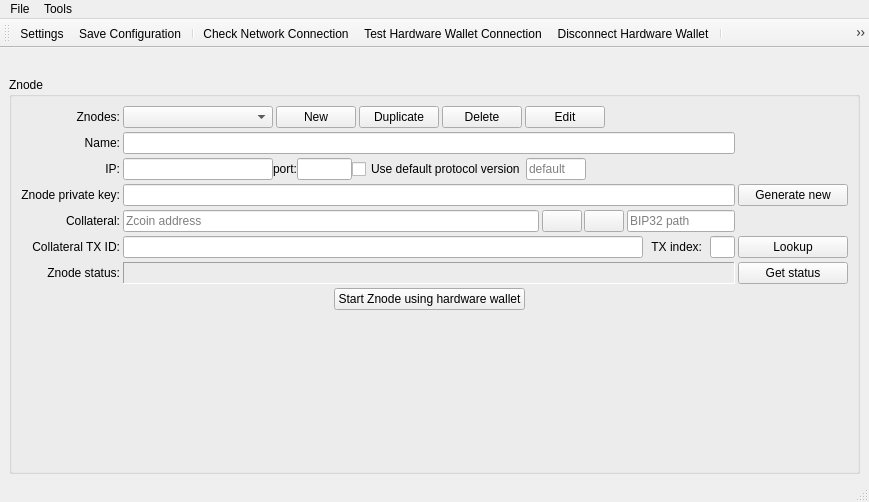
<?xml version="1.0" encoding="UTF-8"?>
<ui version="4.0">
 <class>MainWindow</class>
 <widget class="QMainWindow" name="MainWindow">
  <property name="geometry">
   <rect>
    <x>0</x>
    <y>0</y>
    <width>869</width>
    <height>502</height>
   </rect>
  </property>
  <property name="sizePolicy">
   <sizepolicy hsizetype="Preferred" vsizetype="Preferred">
    <horstretch>0</horstretch>
    <verstretch>1</verstretch>
   </sizepolicy>
  </property>
  <property name="windowTitle">
   <string>MainWindow</string>
  </property>
  <widget class="QWidget" name="centralwidget">
   <layout class="QVBoxLayout" name="verticalLayout">
    <property name="bottomMargin">
     <number>6</number>
    </property>
    <item>
     <layout class="QHBoxLayout" name="layMessage" stretch="0">
      <property name="spacing">
       <number>0</number>
      </property>
      <property name="leftMargin">
       <number>0</number>
      </property>
      <property name="bottomMargin">
       <number>0</number>
      </property>
      <item>
       <widget class="QLabel" name="lblMessage">
        <property name="sizePolicy">
         <sizepolicy hsizetype="Minimum" vsizetype="Preferred">
          <horstretch>0</horstretch>
          <verstretch>0</verstretch>
         </sizepolicy>
        </property>
        <property name="text">
         <string/>
        </property>
        <property name="wordWrap">
         <bool>true</bool>
        </property>
        <property name="margin">
         <number>0</number>
        </property>
        <property name="openExternalLinks">
         <bool>true</bool>
        </property>
       </widget>
      </item>
     </layout>
    </item>
    <item>
     <widget class="QGroupBox" name="groupBox_3">
      <property name="sizePolicy">
       <sizepolicy hsizetype="Expanding" vsizetype="Expanding">
        <horstretch>1</horstretch>
        <verstretch>1</verstretch>
       </sizepolicy>
      </property>
      <property name="title">
       <string>Znode</string>
      </property>
      <layout class="QHBoxLayout" name="horizontalLayout">
       <item>
        <layout class="QGridLayout" name="gridLayout_2">
         <property name="horizontalSpacing">
          <number>3</number>
         </property>
         <property name="verticalSpacing">
          <number>4</number>
         </property>
         <item row="0" column="1">
          <layout class="QHBoxLayout" name="horizontalLayout_4" stretch="3,0,0,0,0,0">
           <property name="spacing">
            <number>3</number>
           </property>
           <item>
            <widget class="QComboBox" name="cboMasternodes">
             <property name="sizePolicy">
              <sizepolicy hsizetype="MinimumExpanding" vsizetype="Fixed">
               <horstretch>0</horstretch>
               <verstretch>0</verstretch>
              </sizepolicy>
             </property>
             <property name="minimumSize">
              <size>
               <width>140</width>
               <height>0</height>
              </size>
             </property>
             <property name="maximumSize">
              <size>
               <width>150</width>
               <height>16777215</height>
              </size>
             </property>
             <property name="toolTip">
              <string>List of configured Znodes</string>
             </property>
             <property name="editable">
              <bool>false</bool>
             </property>
            </widget>
           </item>
           <item>
            <widget class="QPushButton" name="btnNewMn">
             <property name="sizePolicy">
              <sizepolicy hsizetype="Minimum" vsizetype="Fixed">
               <horstretch>0</horstretch>
               <verstretch>0</verstretch>
              </sizepolicy>
             </property>
             <property name="maximumSize">
              <size>
               <width>100</width>
               <height>16777215</height>
              </size>
             </property>
             <property name="toolTip">
              <string>Create a new Znode configuration</string>
             </property>
             <property name="text">
              <string>New</string>
             </property>
            </widget>
           </item>
           <item>
            <widget class="QPushButton" name="btnDuplicateMn">
             <property name="sizePolicy">
              <sizepolicy hsizetype="Minimum" vsizetype="Fixed">
               <horstretch>0</horstretch>
               <verstretch>0</verstretch>
              </sizepolicy>
             </property>
             <property name="toolTip">
              <string>Duplicate Znode entry</string>
             </property>
             <property name="text">
              <string>Duplicate</string>
             </property>
            </widget>
           </item>
           <item>
            <widget class="QPushButton" name="btnDeleteMn">
             <property name="sizePolicy">
              <sizepolicy hsizetype="Minimum" vsizetype="Fixed">
               <horstretch>0</horstretch>
               <verstretch>0</verstretch>
              </sizepolicy>
             </property>
             <property name="toolTip">
              <string>Delete current Znode configuration</string>
             </property>
             <property name="text">
              <string>Delete</string>
             </property>
            </widget>
           </item>
           <item>
            <widget class="QPushButton" name="btnEditMn">
             <property name="sizePolicy">
              <sizepolicy hsizetype="Minimum" vsizetype="Fixed">
               <horstretch>0</horstretch>
               <verstretch>0</verstretch>
              </sizepolicy>
             </property>
             <property name="maximumSize">
              <size>
               <width>100</width>
               <height>16777215</height>
              </size>
             </property>
             <property name="toolTip">
              <string>Enable editing</string>
             </property>
             <property name="text">
              <string>Edit</string>
             </property>
            </widget>
           </item>
           <item>
            <spacer name="horizontalSpacer">
             <property name="orientation">
              <enum>Qt::Horizontal</enum>
             </property>
             <property name="sizeHint" stdset="0">
              <size>
               <width>40</width>
               <height>20</height>
              </size>
             </property>
            </spacer>
           </item>
          </layout>
         </item>
         <item row="2" column="1">
          <layout class="QHBoxLayout" name="horizontalLayout_3">
           <item>
            <widget class="QLineEdit" name="edtMnIp">
             <property name="sizePolicy">
              <sizepolicy hsizetype="Expanding" vsizetype="Maximum">
               <horstretch>0</horstretch>
               <verstretch>0</verstretch>
              </sizepolicy>
             </property>
             <property name="minimumSize">
              <size>
               <width>0</width>
               <height>0</height>
              </size>
             </property>
             <property name="maximumSize">
              <size>
               <width>150</width>
               <height>16777215</height>
              </size>
             </property>
             <property name="toolTip">
              <string>The Znode's IP address for incoming communication with other nodes</string>
             </property>
            </widget>
           </item>
           <item>
            <widget class="QLabel" name="label_11">
             <property name="text">
              <string>port:</string>
             </property>
            </widget>
           </item>
           <item>
            <widget class="QLineEdit" name="edtMnPort">
             <property name="sizePolicy">
              <sizepolicy hsizetype="Fixed" vsizetype="Maximum">
               <horstretch>0</horstretch>
               <verstretch>0</verstretch>
              </sizepolicy>
             </property>
             <property name="minimumSize">
              <size>
               <width>0</width>
               <height>0</height>
              </size>
             </property>
             <property name="maximumSize">
              <size>
               <width>55</width>
               <height>16777215</height>
              </size>
             </property>
             <property name="toolTip">
              <string>The Znode's TCP port number for incoming communication with other nodes</string>
             </property>
            </widget>
           </item>
           <item>
            <widget class="QCheckBox" name="chbUseDefaultProtocolVersion">
             <property name="toolTip">
              <string>Use the protocol version number (from the RPC node) when starting Znode</string>
             </property>
             <property name="text">
              <string>Use default protocol version</string>
             </property>
            </widget>
           </item>
           <item>
            <widget class="QLineEdit" name="edtMnProtocolVersion">
             <property name="maximumSize">
              <size>
               <width>60</width>
               <height>16777215</height>
              </size>
             </property>
             <property name="toolTip">
              <string>Enter the protocol version number to be sent at Znode start time</string>
             </property>
             <property name="statusTip">
              <string/>
             </property>
             <property name="inputMask">
              <string>00009</string>
             </property>
             <property name="placeholderText">
              <string>default</string>
             </property>
            </widget>
           </item>
           <item>
            <spacer name="horizontalSpacer_2">
             <property name="orientation">
              <enum>Qt::Horizontal</enum>
             </property>
             <property name="sizeHint" stdset="0">
              <size>
               <width>40</width>
               <height>20</height>
              </size>
             </property>
            </spacer>
           </item>
          </layout>
         </item>
         <item row="5" column="1">
          <layout class="QHBoxLayout" name="horizontalLayout_7">
           <property name="spacing">
            <number>8</number>
           </property>
           <item>
            <widget class="QLineEdit" name="edtMnCollateralTx">
             <property name="sizePolicy">
              <sizepolicy hsizetype="Expanding" vsizetype="Maximum">
               <horstretch>0</horstretch>
               <verstretch>0</verstretch>
              </sizepolicy>
             </property>
             <property name="minimumSize">
              <size>
               <width>300</width>
               <height>0</height>
              </size>
             </property>
             <property name="maximumSize">
              <size>
               <width>16777215</width>
               <height>16777215</height>
              </size>
             </property>
             <property name="toolTip">
              <string>The collateral transaction hash from the 1000 XZC deposit</string>
             </property>
             <property name="text">
              <string/>
             </property>
            </widget>
           </item>
           <item>
            <widget class="QLabel" name="label_7">
             <property name="text">
              <string>TX index:</string>
             </property>
             <property name="alignment">
              <set>Qt::AlignRight|Qt::AlignTrailing|Qt::AlignVCenter</set>
             </property>
            </widget>
           </item>
           <item>
            <widget class="QLineEdit" name="edtMnCollateralTxIndex">
             <property name="maximumSize">
              <size>
               <width>25</width>
               <height>16777215</height>
              </size>
             </property>
             <property name="toolTip">
              <string>The collateral transaction's (unspent) output index with the 1000 XZC deposit (usally 0)</string>
             </property>
            </widget>
           </item>
          </layout>
         </item>
         <item row="4" column="1">
          <layout class="QHBoxLayout" name="layCollateral" stretch="1,0,0">
           <property name="spacing">
            <number>0</number>
           </property>
           <property name="topMargin">
            <number>0</number>
           </property>
           <property name="bottomMargin">
            <number>0</number>
           </property>
           <item>
            <widget class="QLineEdit" name="edtMnCollateralAddress">
             <property name="sizePolicy">
              <sizepolicy hsizetype="Expanding" vsizetype="Fixed">
               <horstretch>0</horstretch>
               <verstretch>0</verstretch>
              </sizepolicy>
             </property>
             <property name="minimumSize">
              <size>
               <width>0</width>
               <height>0</height>
              </size>
             </property>
             <property name="maximumSize">
              <size>
               <width>16777215</width>
               <height>16777215</height>
              </size>
             </property>
             <property name="toolTip">
              <string>Zcoin address of the 1000 XZC collateral, coverted from BIP32 path with hardware wallet.</string>
             </property>
             <property name="readOnly">
              <bool>false</bool>
             </property>
             <property name="placeholderText">
              <string>Zcoin address</string>
             </property>
            </widget>
           </item>
           <item>
            <layout class="QHBoxLayout" name="horizontalLayout_2" stretch="0,0">
             <property name="spacing">
              <number>2</number>
             </property>
             <property name="sizeConstraint">
              <enum>QLayout::SetDefaultConstraint</enum>
             </property>
             <property name="leftMargin">
              <number>3</number>
             </property>
             <property name="rightMargin">
              <number>3</number>
             </property>
             <item>
              <widget class="QPushButton" name="btnHwAddressToBip32">
               <property name="sizePolicy">
                <sizepolicy hsizetype="Preferred" vsizetype="Fixed">
                 <horstretch>0</horstretch>
                 <verstretch>0</verstretch>
                </sizepolicy>
               </property>
               <property name="minimumSize">
                <size>
                 <width>30</width>
                 <height>0</height>
                </size>
               </property>
               <property name="maximumSize">
                <size>
                 <width>10000</width>
                 <height>1000000</height>
                </size>
               </property>
               <property name="toolTip">
                <string>Convert Zcoin address to BIP32 path using hardware wallet</string>
               </property>
               <property name="text">
                <string/>
               </property>
               <property name="iconSize">
                <size>
                 <width>16</width>
                 <height>16</height>
                </size>
               </property>
              </widget>
             </item>
             <item>
              <widget class="QPushButton" name="btnHwBip32ToAddress">
               <property name="sizePolicy">
                <sizepolicy hsizetype="Preferred" vsizetype="Preferred">
                 <horstretch>0</horstretch>
                 <verstretch>0</verstretch>
                </sizepolicy>
               </property>
               <property name="minimumSize">
                <size>
                 <width>30</width>
                 <height>0</height>
                </size>
               </property>
               <property name="maximumSize">
                <size>
                 <width>10000000</width>
                 <height>10000000</height>
                </size>
               </property>
               <property name="toolTip">
                <string>Convert BIP32 path to Zcoin address using hardware wallet</string>
               </property>
               <property name="text">
                <string/>
               </property>
               <property name="iconSize">
                <size>
                 <width>16</width>
                 <height>16</height>
                </size>
               </property>
              </widget>
             </item>
            </layout>
           </item>
           <item alignment="Qt::AlignVCenter">
            <widget class="QLineEdit" name="edtMnCollateralBip32Path">
             <property name="sizePolicy">
              <sizepolicy hsizetype="Expanding" vsizetype="Fixed">
               <horstretch>0</horstretch>
               <verstretch>0</verstretch>
              </sizepolicy>
             </property>
             <property name="minimumSize">
              <size>
               <width>0</width>
               <height>0</height>
              </size>
             </property>
             <property name="maximumSize">
              <size>
               <width>16777215</width>
               <height>16777215</height>
              </size>
             </property>
             <property name="toolTip">
              <string>BIP32 path of the 1000 XZC collateral (e.g. 44'/5'/0'/0/0)</string>
             </property>
             <property name="placeholderText">
              <string>BIP32 path</string>
             </property>
            </widget>
           </item>
          </layout>
         </item>
         <item row="4" column="0">
          <widget class="QLabel" name="label_4">
           <property name="text">
            <string>Collateral:</string>
           </property>
           <property name="alignment">
            <set>Qt::AlignRight|Qt::AlignTrailing|Qt::AlignVCenter</set>
           </property>
          </widget>
         </item>
         <item row="3" column="0">
          <widget class="QLabel" name="label_9">
           <property name="text">
            <string>Znode private key:</string>
           </property>
           <property name="alignment">
            <set>Qt::AlignRight|Qt::AlignTrailing|Qt::AlignVCenter</set>
           </property>
          </widget>
         </item>
         <item row="6" column="0">
          <widget class="QLabel" name="label_8">
           <property name="text">
            <string>Znode status:</string>
           </property>
           <property name="alignment">
            <set>Qt::AlignRight|Qt::AlignTrailing|Qt::AlignVCenter</set>
           </property>
          </widget>
         </item>
         <item row="1" column="0">
          <widget class="QLabel" name="label_12">
           <property name="text">
            <string>Name:</string>
           </property>
           <property name="alignment">
            <set>Qt::AlignRight|Qt::AlignTrailing|Qt::AlignVCenter</set>
           </property>
          </widget>
         </item>
         <item row="1" column="1">
          <widget class="QLineEdit" name="edtMnName">
           <property name="sizePolicy">
            <sizepolicy hsizetype="Expanding" vsizetype="Maximum">
             <horstretch>0</horstretch>
             <verstretch>0</verstretch>
            </sizepolicy>
           </property>
           <property name="minimumSize">
            <size>
             <width>0</width>
             <height>0</height>
            </size>
           </property>
           <property name="maximumSize">
            <size>
             <width>16777215</width>
             <height>16777215</height>
            </size>
           </property>
           <property name="toolTip">
            <string>The Znode's configuration name</string>
           </property>
          </widget>
         </item>
         <item row="5" column="0">
          <widget class="QLabel" name="label_6">
           <property name="text">
            <string>Collateral TX ID:</string>
           </property>
           <property name="alignment">
            <set>Qt::AlignRight|Qt::AlignTrailing|Qt::AlignVCenter</set>
           </property>
          </widget>
         </item>
         <item row="3" column="3">
          <widget class="QPushButton" name="btnGenerateMNPrivateKey">
           <property name="sizePolicy">
            <sizepolicy hsizetype="Maximum" vsizetype="Fixed">
             <horstretch>0</horstretch>
             <verstretch>0</verstretch>
            </sizepolicy>
           </property>
           <property name="minimumSize">
            <size>
             <width>110</width>
             <height>0</height>
            </size>
           </property>
           <property name="maximumSize">
            <size>
             <width>400</width>
             <height>16777215</height>
            </size>
           </property>
           <property name="toolTip">
            <string>Generate a new private key</string>
           </property>
           <property name="text">
            <string>Generate new</string>
           </property>
          </widget>
         </item>
         <item row="0" column="0">
          <widget class="QLabel" name="label_5">
           <property name="text">
            <string>Znodes:</string>
           </property>
           <property name="alignment">
            <set>Qt::AlignRight|Qt::AlignTrailing|Qt::AlignVCenter</set>
           </property>
          </widget>
         </item>
         <item row="2" column="0">
          <widget class="QLabel" name="label_10">
           <property name="text">
            <string>IP:</string>
           </property>
           <property name="alignment">
            <set>Qt::AlignRight|Qt::AlignTrailing|Qt::AlignVCenter</set>
           </property>
          </widget>
         </item>
         <item row="7" column="0">
          <spacer name="verticalSpacer">
           <property name="orientation">
            <enum>Qt::Vertical</enum>
           </property>
           <property name="sizeType">
            <enum>QSizePolicy::Expanding</enum>
           </property>
           <property name="sizeHint" stdset="0">
            <size>
             <width>20</width>
             <height>20</height>
            </size>
           </property>
          </spacer>
         </item>
         <item row="3" column="1">
          <widget class="QLineEdit" name="edtMnPrivateKey">
           <property name="sizePolicy">
            <sizepolicy hsizetype="Expanding" vsizetype="Maximum">
             <horstretch>0</horstretch>
             <verstretch>0</verstretch>
            </sizepolicy>
           </property>
           <property name="minimumSize">
            <size>
             <width>0</width>
             <height>0</height>
            </size>
           </property>
           <property name="maximumSize">
            <size>
             <width>16777215</width>
             <height>16777215</height>
            </size>
           </property>
           <property name="toolTip">
            <string>Znode's private key. Use your own or click the button &lt;Generate new&gt; to create a new and random private key with the use of 'bitcoin' library.</string>
           </property>
          </widget>
         </item>
         <item row="6" column="3">
          <widget class="QPushButton" name="btnRefreshMnStatus">
           <property name="toolTip">
            <string>Get Znode's status</string>
           </property>
           <property name="text">
            <string>Get status</string>
           </property>
          </widget>
         </item>
         <item row="7" column="1">
          <layout class="QVBoxLayout" name="verticalLayout_3">
           <item>
            <layout class="QHBoxLayout" name="horizontalLayout_12" stretch="0,3,0">
             <property name="spacing">
              <number>2</number>
             </property>
             <item>
              <spacer name="horizontalSpacer_5">
               <property name="orientation">
                <enum>Qt::Horizontal</enum>
               </property>
               <property name="sizeHint" stdset="0">
                <size>
                 <width>40</width>
                 <height>20</height>
                </size>
               </property>
              </spacer>
             </item>
             <item>
              <widget class="QPushButton" name="btnBroadcastMn">
               <property name="sizePolicy">
                <sizepolicy hsizetype="Maximum" vsizetype="Maximum">
                 <horstretch>0</horstretch>
                 <verstretch>0</verstretch>
                </sizepolicy>
               </property>
               <property name="minimumSize">
                <size>
                 <width>0</width>
                 <height>0</height>
                </size>
               </property>
               <property name="maximumSize">
                <size>
                 <width>16777215</width>
                 <height>16777215</height>
                </size>
               </property>
               <property name="toolTip">
                <string>Broadcast information about the Znode</string>
               </property>
               <property name="styleSheet">
                <string notr="true"/>
               </property>
               <property name="text">
                <string>Start Znode using hardware wallet</string>
               </property>
              </widget>
             </item>
             <item>
              <spacer name="horizontalSpacer_6">
               <property name="orientation">
                <enum>Qt::Horizontal</enum>
               </property>
               <property name="sizeHint" stdset="0">
                <size>
                 <width>40</width>
                 <height>20</height>
                </size>
               </property>
              </spacer>
             </item>
            </layout>
           </item>
           <item>
            <spacer name="verticalSpacer_2">
             <property name="orientation">
              <enum>Qt::Vertical</enum>
             </property>
             <property name="sizeHint" stdset="0">
              <size>
               <width>20</width>
               <height>40</height>
              </size>
             </property>
            </spacer>
           </item>
          </layout>
         </item>
         <item row="5" column="3">
          <widget class="QPushButton" name="btnFindCollateral">
           <property name="sizePolicy">
            <sizepolicy hsizetype="Minimum" vsizetype="Fixed">
             <horstretch>0</horstretch>
             <verstretch>0</verstretch>
            </sizepolicy>
           </property>
           <property name="minimumSize">
            <size>
             <width>0</width>
             <height>0</height>
            </size>
           </property>
           <property name="toolTip">
            <string>Find collateral transaction</string>
           </property>
           <property name="text">
            <string>Lookup</string>
           </property>
          </widget>
         </item>
         <item row="6" column="1">
          <widget class="QLabel" name="lblMnStatus">
           <property name="frameShape">
            <enum>QFrame::Panel</enum>
           </property>
           <property name="frameShadow">
            <enum>QFrame::Sunken</enum>
           </property>
           <property name="lineWidth">
            <number>1</number>
           </property>
           <property name="text">
            <string/>
           </property>
           <property name="wordWrap">
            <bool>true</bool>
           </property>
          </widget>
         </item>
        </layout>
       </item>
      </layout>
     </widget>
    </item>
   </layout>
  </widget>
  <widget class="QStatusBar" name="statusBar"/>
  <widget class="QMenuBar" name="menuBar">
   <property name="geometry">
    <rect>
     <x>0</x>
     <y>0</y>
     <width>869</width>
     <height>22</height>
    </rect>
   </property>
   <widget class="QMenu" name="menuTools">
    <property name="title">
     <string>Tools</string>
    </property>
    <addaction name="action_transfer_funds_for_cur_mn"/>
    <addaction name="action_transfer_funds_for_all_mns"/>
    <addaction name="action_transfer_funds_for_any_address"/>
    <addaction name="separator"/>
    <addaction name="action_sign_message_for_cur_mn"/>
    <addaction name="action_hw_configuration"/>
    <addaction name="action_hw_initialization_recovery"/>
    <addaction name="separator"/>
    <addaction name="action_import_masternode_conf"/>
    <addaction name="separator"/>
    <addaction name="action_check_for_updates"/>
    <addaction name="action_open_log_file"/>
   </widget>
   <widget class="QMenu" name="menuFile">
    <property name="title">
     <string>File</string>
    </property>
    <widget class="QMenu" name="action_open_recent_files">
     <property name="title">
      <string>Recent Configuration Files</string>
     </property>
    </widget>
    <addaction name="action_load_config_file"/>
    <addaction name="action_open_recent_files"/>
    <addaction name="action_save_config_file"/>
    <addaction name="action_save_config_file_as"/>
    <addaction name="separator"/>
    <addaction name="action_open_settings_window"/>
    <addaction name="separator"/>
    <addaction name="action_about_app"/>
    <addaction name="action_about_qt"/>
   </widget>
   <addaction name="menuFile"/>
   <addaction name="menuTools"/>
  </widget>
  <widget class="QToolBar" name="toolBar">
   <property name="windowTitle">
    <string>toolBar</string>
   </property>
   <property name="toolButtonStyle">
    <enum>Qt::ToolButtonIconOnly</enum>
   </property>
   <property name="floatable">
    <bool>false</bool>
   </property>
   <attribute name="toolBarArea">
    <enum>TopToolBarArea</enum>
   </attribute>
   <attribute name="toolBarBreak">
    <bool>false</bool>
   </attribute>
   <addaction name="action_open_settings_window"/>
   <addaction name="action_save_config_file"/>
   <addaction name="separator"/>
   <addaction name="action_check_network_connection"/>
   <addaction name="action_test_hw_connection"/>
   <addaction name="action_disconnect_hw"/>
   <addaction name="separator"/>
   <!-- <addaction name="action_open_proposals_window"/> -->
   <!-- <addaction name="separator"/> -->
   <addaction name="action_transfer_funds_for_any_address"/>
   <addaction name="action_transfer_funds_for_cur_mn"/>
   <addaction name="action_transfer_funds_for_all_mns"/>
   <addaction name="action_sign_message_for_cur_mn"/>
  </widget>
  <action name="action_transfer_funds_for_cur_mn">
   <property name="text">
    <string>Transfer Funds for Current Znode...</string>
   </property>
  </action>
  <action name="action_transfer_funds_for_all_mns">
   <property name="text">
    <string>Transfer Funds for All Znodes</string>
   </property>
  </action>
  <action name="action_transfer_funds_for_any_address">
   <property name="text">
    <string>Transfer Funds for Any Address</string>
   </property>
  </action>
  <action name="action_sign_message_for_cur_mn">
   <property name="text">
    <string>Sign Message for Current Znode...</string>
   </property>
  </action>
  <action name="action_hw_configuration">
   <property name="text">
    <string>Hardware Wallet PIN/passphrase Configuration...</string>
   </property>
  </action>
  <action name="action_load_config_file">
   <property name="text">
    <string>Open Configuration File...</string>
   </property>
   <property name="toolTip">
    <string>Open configuration file</string>
   </property>
  </action>
  <action name="action_save_config_file_as">
   <property name="text">
    <string>Save Configuration As...</string>
   </property>
  </action>
  <action name="action_save_config_file">
   <property name="text">
    <string>Save Configuration</string>
   </property>
  </action>
  <action name="action_check_network_connection">
   <property name="text">
    <string>Check Network Connection</string>
   </property>
   <property name="toolTip">
    <string>Check Zcoin Network Connection</string>
   </property>
  </action>
  <action name="action_open_settings_window">
   <property name="text">
    <string>Settings</string>
   </property>
   <property name="toolTip">
    <string>Settings</string>
   </property>
   <property name="menuRole">
    <enum>QAction::PreferencesRole</enum>
   </property>
  </action>
  <action name="action_open_proposals_window">
   <property name="text">
    <string>Proposals</string>
   </property>
   <property name="toolTip">
    <string>Proposals</string>
   </property>
  </action>
  <action name="action_test_hw_connection">
   <property name="text">
    <string>Test Hardware Wallet Connection</string>
   </property>
  </action>
  <action name="action_disconnect_hw">
   <property name="text">
    <string>Disconnect Hardware Wallet</string>
   </property>
  </action>
  <action name="action_hw_initialization_recovery">
   <property name="text">
    <string>Hardware Wallet Initialization/Recovery...</string>
   </property>
  </action>
  <action name="action_check_for_updates">
   <property name="text">
    <string>Check For Updates</string>
   </property>
  </action>
  <action name="action_open_log_file">
   <property name="text">
    <string>Open Log File</string>
   </property>
  </action>
  <action name="action_about_app">
   <property name="text">
    <string>About Znode Tool...</string>
   </property>
   <property name="menuRole">
    <enum>QAction::AboutRole</enum>
   </property>
  </action>
  <action name="action_import_masternode_conf">
   <property name="text">
    <string>Import Znodes from the znode.conf file...</string>
   </property>
  </action>
  <action name="action_about_qt">
   <property name="text">
    <string>About Qt...</string>
   </property>
   <property name="toolTip">
    <string>About Qt</string>
   </property>
   <property name="menuRole">
    <enum>QAction::AboutQtRole</enum>
   </property>
  </action>
  <action name="action_gen_mn_priv_key_compressed">
   <property name="text">
    <string>Generate Znode private key (compressed)</string>
   </property>
   <property name="shortcut">
    <string>Ctrl+Alt+C</string>
   </property>
  </action>
  <action name="action_gen_mn_priv_key_uncompressed">
   <property name="text">
    <string>Generate Znode private key (uncompressed)</string>
   </property>
   <property name="toolTip">
    <string>Generate Znode private key (uncompressed)</string>
   </property>
   <property name="shortcut">
    <string>Ctrl+Alt+U</string>
   </property>
  </action>
 </widget>
 <tabstops>
  <tabstop>cboMasternodes</tabstop>
  <tabstop>edtMnName</tabstop>
  <tabstop>edtMnIp</tabstop>
  <tabstop>edtMnPort</tabstop>
  <tabstop>edtMnPrivateKey</tabstop>
  <tabstop>edtMnCollateralAddress</tabstop>
  <tabstop>edtMnCollateralBip32Path</tabstop>
  <tabstop>edtMnCollateralTx</tabstop>
  <tabstop>edtMnCollateralTxIndex</tabstop>
  <tabstop>btnNewMn</tabstop>
  <tabstop>btnEditMn</tabstop>
  <tabstop>btnHwAddressToBip32</tabstop>
  <tabstop>btnHwBip32ToAddress</tabstop>
  <tabstop>btnDeleteMn</tabstop>
  <tabstop>btnGenerateMNPrivateKey</tabstop>
  <tabstop>btnRefreshMnStatus</tabstop>
  <tabstop>btnBroadcastMn</tabstop>
  <tabstop>btnFindCollateral</tabstop>
 </tabstops>
 <resources/>
 <connections/>
</ui>
